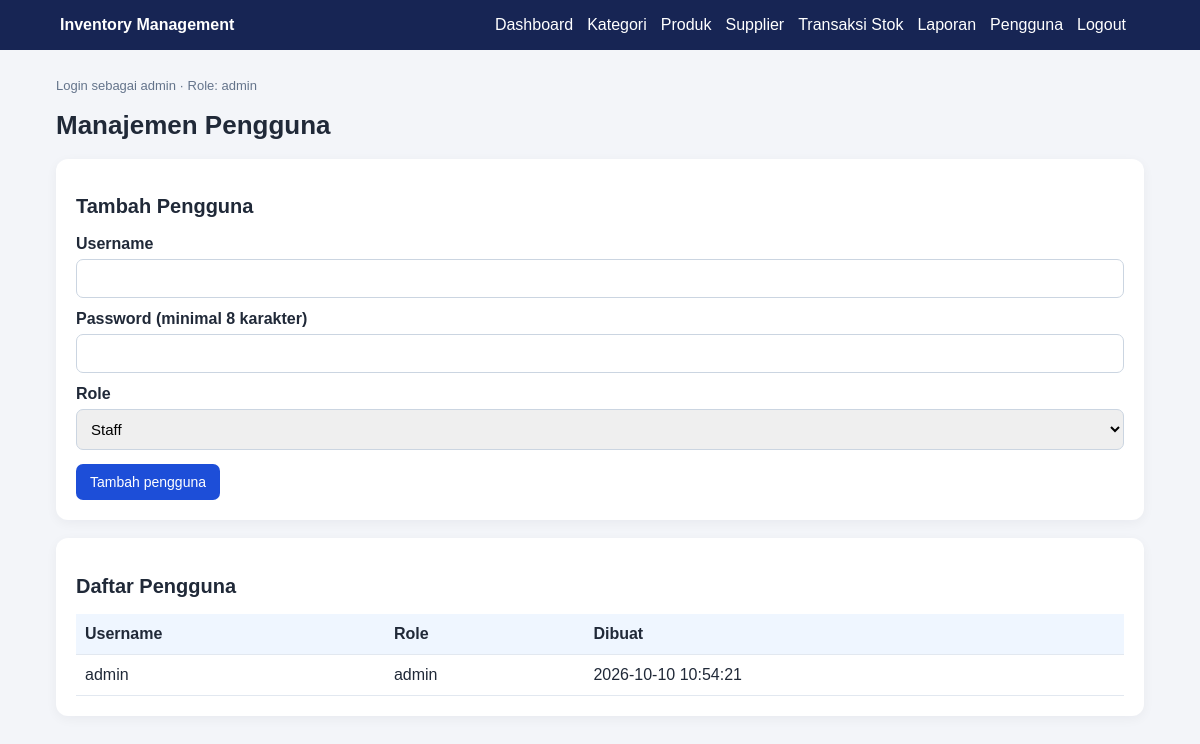
/users.php (signed in), run on the app's committed database.
### tables this page shows
CREATE TABLE users (
  id INT UNSIGNED AUTO_INCREMENT PRIMARY KEY,
  username VARCHAR(50) NOT NULL UNIQUE,
  password_hash VARCHAR(255) NOT NULL,
  role ENUM('admin','staff') NOT NULL DEFAULT 'staff',
  created_at TIMESTAMP NOT NULL DEFAULT CURRENT_TIMESTAMP
);

### helpers/escape.php (called while the page is built)
<?php
function e($value): string {
    return htmlspecialchars((string)$value, ENT_QUOTES, 'UTF-8');
}

### public/users.php (the view, shortened to what this page needs)
<?php
require_once __DIR__ . '/../config/database.php';require_once __DIR__ . '/../helpers/auth.php';require_admin();require_once __DIR__ . '/../helpers/escape.php';require_once __DIR__ . '/../helpers/csrf.php';
$pageTitle='Pengguna';$message='';$error='';
$users=$pdo->query('SELECT id,username,role,created_at FROM users ORDER BY id')->fetchAll();require '_header.php';
?>
<h1>Manajemen Pengguna</h1><?php if($message):?><div class="notice"><?=e($message)?></div><?php endif;?><?php if($error):?><div class="error"><?=e($error)?></div><?php endif;?>
<div class="card"><h2>Tambah Pengguna</h2><form method="post"><input type="hidden" name="csrf_token" value="<?=e(csrf_token())?>"><label>Username</label><input name="username" minlength="3" maxlength="50" required><label>Password (minimal 8 karakter)</label><input type="password" name="password" minlength="8" required><label>Role</label><select name="role"><option value="staff">Staff</option><option value="admin">Admin</option></select><div class="actions"><button>Tambah pengguna</button></div></form></div>
<div class="card"><h2>Daftar Pengguna</h2><div class="table-wrap"><table><tr><th>Username</th><th>Role</th><th>Dibuat</th></tr><?php foreach($users as $u):?><tr><td><?=e($u['username'])?></td><td><?=e($u['role'])?></td><td><?=e($u['created_at'])?></td></tr><?php endforeach;?></table></div></div>
<?php require '_footer.php';?>

### public/style.css (style rules this page uses)
* { box-sizing:border-box }
body { margin:0;font-family:Arial,sans-serif;background:#f3f5f9;color:#202938 }
.card { background:#fff;border-radius:12px;padding:20px;margin-bottom:18px;box-shadow:0 3px 12px #0f172a0c }
h1 { font-size:26px }
h2 { font-size:20px }
label { display:block;margin:12px 0 6px;font-weight:bold }
input,select { width:100%;padding:10px;border:1px solid #cbd5e1;border-radius:7px;font-size:15px }
button,.btn { display:inline-block;border:0;border-radius:7px;background:#1d4ed8;color:#fff;padding:10px 14px;text-decoration:none;cursor:pointer;font-size:14px }
.actions { display:flex;gap:8px;flex-wrap:wrap;margin-top:14px }
table { border-collapse:collapse;width:100%;background:#fff }
th,td { text-align:left;border-bottom:1px solid #e2e8f0;padding:11px 9px }
th { background:#eff6ff }
.table-wrap { overflow-x:auto }

### data on the page
users: username "admin", role "admin", created_at "2026-10-10 10:54:21"

### other printed values
$_SESSION['user']['username'] "admin"
$_SESSION['user']['role'] "admin"
